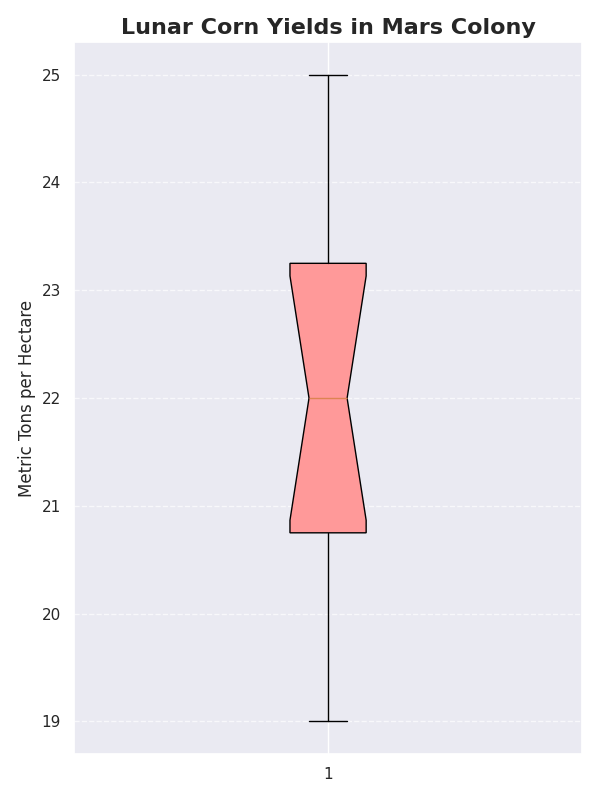

This figure's Python source:
import matplotlib.pyplot as plt

# Define yields data for a single planetary colony (in metric tons per hectare)
mars_yields = [20, 23, 21, 19, 25, 22, 24, 23, 20, 22, 21, 24]

# Create the vertical box plot for Mars yields
plt.figure(figsize=(6, 8))
box = plt.boxplot(mars_yields, vert=True, patch_artist=True, notch=True, whis=1.5)

# Customizing the appearance of the box
colors = ['#FF9999']
for patch in box['boxes']:
    patch.set_facecolor(colors[0])

# Plot styling
plt.title("Lunar Corn Yields in Mars Colony", fontsize=16, fontweight='bold')
plt.ylabel("Metric Tons per Hectare", fontsize=12)
plt.grid(axis='y', linestyle='--', alpha=0.7)

plt.tight_layout()
plt.show()
